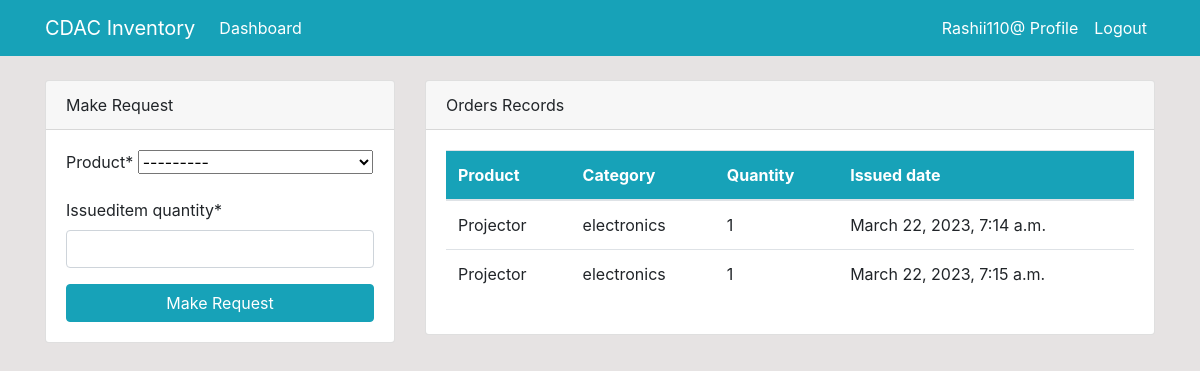
The page /dashboard/ (signed in) on the database its author committed.
### dashboard/models.py (models this page shows, shortened)
class Issued_Items(models.Model):
    product=models.ForeignKey(Product,on_delete=models.CASCADE,null=True)
    staff=models.ForeignKey(User,models.CASCADE,null=True)
    issueditem_quantity=models.PositiveIntegerField(null=True)
    date=models.DateTimeField(auto_now_add=True)
    class Meta:
        verbose_name_plural='Issued_Items'

class Product(models.Model):
    asset=models.CharField(max_length=30,null=True)
    sno=models.CharField(max_length=15,null=True)
    name=models.CharField(max_length=100,null=True)
    category=models.CharField(max_length=20,choices=category,null=True)
    quantity=models.PositiveIntegerField(null=True)
    model=models.CharField(max_length=300,null=True)
    class Meta:
        verbose_name_plural='Product'
    def __str__(self) -> str:
        return f'{self.name}-{self.quantity}'

### dashboard/views.py (the view)
# urls.py: path('dashboard/',views.index,name='dashboardindex'),
@login_required
def index(request):
    issueditems=Issued_Items.objects.all()
    product=Product.objects.all()
    items_count = issueditems.count()
    product_count = product.count()
    workers_count =User.objects.all().count()
    if request.method=='POST':
        form=orderform(request.POST)
        if form.is_valid():
            instance=form.save(commit=False)
            instance.staff=request.user
            instance.save()
            return redirect('dashboardindex')
    else:
        form=orderform()
    context={
        'issueditems':issueditems,
        'form':form,
        'product':product,
        'product_count': product_count,
        'workers_count': workers_count,
        'items_count': items_count,
    }
    return render(request,'dashboard/index.html',context)

### dashboard/forms.py
class orderform(forms.ModelForm):
    class Meta:
        model=Issued_Items
        fields=['product','issueditem_quantity']

### template/dashboard/index.html (shortened to what this page needs)
{% extends 'partials/base.html' %}
{% block content %}
{% if user.is_authenticated and user.is_staff and user.is_superuser %}
{% include 'partials/topnav.html'%}
<div class="container">
    <div class="row my-5">
        <div class="col-md-6">
            <div class="bg-white">
                <canvas id="myChart1" width="400" height="300"></canvas>
                <script>
                    var ctx = document.getElementById('myChart1').getContext('2d');
                    var myChart1 = new Chart(ctx, {
                        type: 'pie',
                        data: {
                            labels: [{% for issueditem in issueditems  %} '{{ issueditem.product.name }}' ,{% endfor %}],
                            datasets: [{
                                label: 'Issued_Products',
                                data: [{% for issueditem in issueditems %} {{issueditem.issueditem_quantity}} , {% endfor %}],
                                backgroundColor: [
                                    'rgba(255, 99, 132, 1)',
                                    'rgba(54, 162, 235, 1)',
                                    'rgba(255, 206, 86, 1)',
                                    'rgba(75, 192, 192, 1)',
                                    'rgba(153, 102, 255, 1)',
                                    'rgba(25, 159, 64, 1)',
                                    'rgba(35, 99, 132, 1)',
                                    'rgba(34, 162, 235, 1)',
                                    'rgba(255, 206, 86, 1)',
                                    'rgba(75, 192, 192, 1)',
                                    'rgba(153, 102, 255, 1)',
                                    'rgba(255, 159, 64, 1)'
                                ],
                                borderColor: [
                                    'rgba(255, 99, 132, 1)',
                                    'rgba(54, 162, 235, 1)',
                                    'rgba(255, 206, 86, 1)',
                                    'rgba(75, 192, 192, 1)',
                                    'rgba(153, 102, 255, 1)',
                                    'rgba(255, 159, 64, 1)',
                                    'rgba(25, 159, 64, 1)',
                                    'rgba(35, 99, 132, 1)',
                                    'rgba(34, 162, 235, 1)',
                                    'rgba(255, 206, 86, 1)',
                                    'rgba(75, 192, 192, 1)',
                                    'rgba(153, 102, 255, 1)',
                                    'rgba(255, 159, 64, 1)'
                                ],
                                borderWidth: 1
                            }]
                        },
                        options: {
                            scales: {
                                yAxes: [{
                                    ticks: {
                                        beginAtZero: true
                                    }
                                }]
                            }
                        }
                    });
                </script>
            </div>
        </div>
        <div class="col-md-6">
            <div class="bg-white">
                <canvas id="myChart" width="400" height="300"></canvas>
                <script>
                    var ctx = document.getElementById('myChart').getContext('2d');
                    var myChart = new Chart(ctx, {
                        type: 'bar',
                        data: {
                            labels: [{% for product in product %} '{{product.name}}', {% endfor %}],
                    datasets: [{
                        label: 'Number of Products',
                        data: [{% for product in product %} {{ product.quantity }}, {% endfor %}],
                                backgroundColor: [
                                    'rgba(255, 99, 132, 1)',
                                    'rgba(54, 162, 235, 1)',
                                    'rgba(255, 206, 86, 1)',
                                    'rgba(75, 192, 192, 1)',
                                    'rgba(153, 102, 255, 1)',
                                    'rgba(255, 159, 64, 1)',
                                    'rgba(25, 159, 64, 1)',
                                    'rgba(35, 99, 132, 1)',
                                    'rgba(34, 162, 235, 1)',
                                    'rgba(255, 206, 86, 1)',
                                    'rgba(75, 192, 192, 1)',
                                    'rgba(153, 102, 255, 1)',
                                    'rgba(255, 159, 64, 1)'
                                ],
                                borderColor: [
                                    'rgba(255, 99, 132, 1)',
                                    'rgba(54, 162, 235, 1)',
                                    'rgba(255, 206, 86, 1)',
                                    'rgba(75, 192, 192, 1)',
                                    'rgba(153, 102, 255, 1)',
                                    'rgba(255, 159, 64, 1)',
                                    'rgba(25, 159, 64, 1)',
                                    'rgba(35, 99, 132, 1)',
                                    'rgba(34, 162, 235, 1)',
                                    'rgba(255, 206, 86, 1)',
                                    'rgba(75, 192, 192, 1)',
                                    'rgba(153, 102, 255, 1)',
                                    'rgba(255, 159, 64, 1)'
                                ],
                                borderWidth: 1
                            }]
                        },
                        options: {
                            scales: {
                                yAxes: [{
                                    ticks: {
                                        beginAtZero: true
                                    }
                                }]
                            }
                        }
                    });
                </script>
            </div>
        </div>
    </div>
</div>
{% else %}
{% include 'dashboard/staff_index.html' %}
{% endif %}
{% endblock %}

### template/partials/nav.html (shortened to what this page needs)
<nav class="navbar navbar-expand-lg navbar-info bg-info">
    {% if user.is_authenticated %}
    <div class="container">
        <a class="navbar-brand text-white" href="{% url 'dashboardindex'%}">CDAC Inventory</a>
        <div class="collapse navbar-collapse" id="navbarSupportedContent">
            <ul class="navbar-nav mr-auto">
                <li class="nav-item active">
                    <a class="nav-link text-white" href="{% url 'dashboardindex'%}">Dashboard </a>
                </li>
            </ul>
            <ul class="navbar-nav ml-auto">
                <li class="nav-item active">
                    <a class="nav-link text-white" href="{% url 'user-profile' %}">{{ user.username }} Profile </a>
                </li>
                <li class="nav-item">
                    <a class="nav-link text-white" href="{% url 'user-logout' %}">Logout</a>
                </li>
            </ul>
            {% endif %}
        </div>
    </div>
</nav>

### template/dashboard/staff_index.html (shortened to what this page needs)
{% load crispy_forms_tags %}
<div class="container">
    <div class="row mt-4">
        <div class="col-md-4">
            <div class="card">
                <div class="card-header">
                    Make Request
                </div>
                <div class="card-body">
                    <form method="POST">
                        {{ form|crispy }}
                        <input class="btn btn-info btn-block" type="submit" value="Make Request">
                    </form>
                </div>
            </div>
        </div>
        <div class="col-md-8">
            <div class="card">
                <div class="card-header">
                    Orders Records
                </div>
                <div class="card-body">
                    <table class="table bg-white">
                        <thead class="bg-info text-white">
                            <tr>
                                <th scope="col">Product</th>
                                <th scope="col">Category</th>
                                <th scope="col">Quantity</th>
                                <th scope="col">Issued date</th>
                            </tr>
                        </thead>
                        <tbody>
                            {% for issueditems in issueditems %}
                            {% if issueditems.staff == user %}
                            <tr>
                                <td>{{ issueditems.product.name }}</td>
                                <td>{{ issueditems.product.category }}</td>
                                <td>{{ issueditems.issueditem_quantity }}</td>
                                <td>{{ issueditems.date }}</td>
                            </tr>
                            {% endif %}
                            {% endfor %}
                        </tbody>
                    </table>
                </div>
            </div>
        </div>
    </div>
</div>

### static/style.css (style rules this page uses)
body { background: rgb(230, 227, 227); }

### rows shown on the page
Issued_Items: product.name "Projector", product.category "electronics", issueditem_quantity "1", date "March 22, 2023, 7:14 a.m."
Issued_Items: product.name "Projector", product.category "electronics", issueditem_quantity "1", date "March 22, 2023, 7:15 a.m."

### other values the page prints
{{ user.username }} "Rashii110@"
